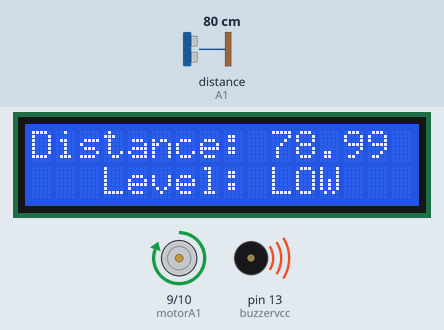
This sketch was run on a simulated Arduino Uno, built with avr-gcc and run on an emulated ATmega328P. Parts: 16×2 character LCD, motor-driver pin pairs drawn as motors (green arrow = first pin HIGH = forward, orange = second pin HIGH = backward, longer = more drive, scaled by the enable pin), buzzer (waves = sounding, pin HIGH). Wiring (inferred from the names in the program): ultrasonic range finder: trigger A0; echo A1. Inputs (shaded band) come from the test bench; at power-on: distance to the obstacle (sensor on A1) 80 cm. The echo pulse lasts 58.3 µs per cm; pins used as bus, display or sensor lines are not drawn.

Above: at 1.2 s.
1.3 s: distance to the obstacle (sensor on A1) set to 44 cm
At 2.6 s:
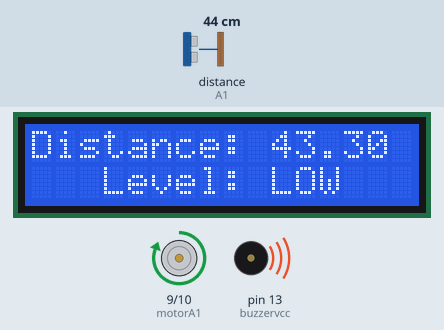
3.1 s: distance to the obstacle (sensor on A1) set to 37 cm
At 7.5 s:
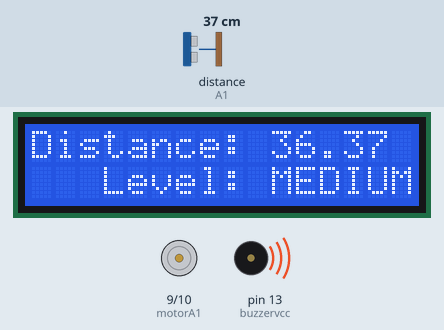
7.8 s: distance to the obstacle (sensor on A1) set to 12 cm
At 8.6 s:
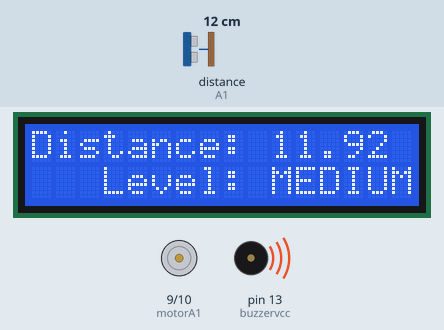
10.3 s: distance to the obstacle (sensor on A1) set to 9 cm
At 11.5 s:
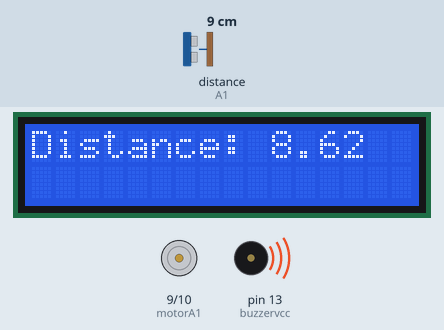
Timing chart, 0 to 13.3 s (numbered marks = the images above; inputs shaded):
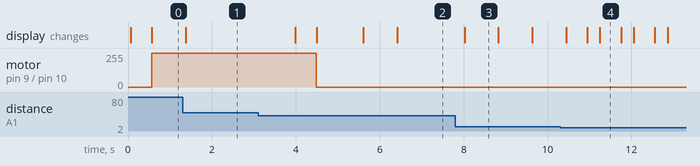

The sketch:

LCD_.ino
```cpp
#include <LiquidCrystal.h> // includes the LiquidCrystal Library

LiquidCrystal lcd1(1, 2, 4, 5, 6, 7); // Creates an LC object. Parameters: (rs, enable, d4, d5, d6, d7)

#define trigPin  A0         // Assign PIN A0 as trigPin (Connect ARDUINO UNO "A0" pin with Ultrasonic Sonar Sensor "TRIG" Pin)
#define echoPin  A1         // Assign PIN A1 as echoPin (Connect ARDUINO UNO "A1" pin with Ultrasonic Sonar Sensor "ECHO" Pin)
int motorA1=9;
int motorA2=10;
int motorEN=11;
int buzzervcc=13;


float search(void)
  {
    float duration = 0.00;                // Float type variable declaration
    float CM = 0.00;


      digitalWrite(trigPin, LOW);        // Trig_pin output as OV (Logic Low-Level)
      delayMicroseconds(2);              // Delay for 2 us

      //Send 10us High Pulse to Ultra-Sonic Sonar Sensor "trigPin"
      digitalWrite(trigPin, HIGH);       // Trig_pin output as 5V (Logic High-Level)
      delayMicroseconds(10);             // Delay for 10 us

      digitalWrite(trigPin, LOW);        // Trig_pin output as OV (Logic Low-Level)


    duration = pulseIn(echoPin, HIGH); // Start counting time, upto again "echoPin" back to Logical "High-Level" and puting the "time" into a variable called "duration"

    CM = (duration / 58.82); //Convert distance into CM.

   return CM;
  }

  void motorforward()
  {
  digitalWrite(motorA1, HIGH);
  digitalWrite(motorA2, LOW);
  }

  void motorbackward()
  {
  digitalWrite(motorA1, LOW);
  digitalWrite(motorA2, HIGH);
  }
  void motorstop()
  {
  digitalWrite(motorA1, LOW);
  digitalWrite(motorA2, LOW);
  }


void setup() {
    lcd1.begin(16,2);
    pinMode(trigPin, OUTPUT);
    pinMode(echoPin, INPUT);
    pinMode(motorA1,OUTPUT);
    pinMode(motorA2,OUTPUT);
    pinMode(buzzervcc,OUTPUT);
    digitalWrite(buzzervcc,HIGH);
}
void loop() {
  float motorspeed;
  motorspeed= 255;
  analogWrite(motorEN, motorspeed);
  float cm=search();
  lcd1.setCursor(0,0);
  lcd1.print("Distance: ");
  lcd1.print(cm);
  delay(500);
  lcd1.setCursor(3,1);
  if(cm<10){
       motorstop();
       lcd1.print("Level: HIGH  ");
       delay(300);
       lcd1.clear();
   }
   else if(cm>10 && cm<40){
        motorstop();
        lcd1.print("Level: MEDIUM");
        delay(300);
   }
   else{
        lcd1.print("Level: LOW   ");
        motorforward();
      // motorbackward();
        delay(800);
  }
}
```

Measured:
- the behaviour switches between 41 and 40 cm on distance to the obstacle (sensor on A1) (found by bisection; images 1 and 2)
- the behaviour switches between 11 and 10 cm on distance to the obstacle (sensor on A1) (found by bisection; images 3 and 4)
- after the input at 1.3 s, the display: changes after 0.08 s (image 1)
- after the input at 3.1 s, motor on pin 9 (motorA1) / pin 10 (motorA2): forward 255/255 → stopped after 1.4 s; the display: first changes after 0.89 s (image 2 shows a later state)
- after the input at 7.8 s, the display: changes after 0.23 s (image 3)
- what the display in image 3 shows lasts 0.8 s, from 8.0 s to 8.8 s
- what the display in image 4 shows lasts 0.6 s, from 11.2 s to 11.8 s
